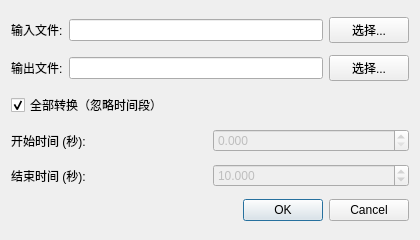
<?xml version="1.0" encoding="UTF-8"?>
<ui version="4.0">
 <class>MdfExtractDialog</class>
 <widget class="QDialog" name="MdfExtractDialog">
  <property name="geometry">
   <rect>
    <x>0</x>
    <y>0</y>
    <width>420</width>
    <height>240</height>
   </rect>
  </property>
  <property name="windowTitle">
   <string>提取 MF4 数据</string>
  </property>
  <layout class="QVBoxLayout" name="verticalLayout">
   <item>
    <layout class="QHBoxLayout" name="inputFileLayout">
     <item>
      <widget class="QLabel" name="labelInput">
       <property name="text">
        <string>输入文件:</string>
       </property>
      </widget>
     </item>
     <item>
      <widget class="QLineEdit" name="inputFileEdit"/>
     </item>
     <item>
      <widget class="QPushButton" name="selectInputFileButton">
       <property name="text">
        <string>选择...</string>
       </property>
      </widget>
     </item>
    </layout>
   </item>
   <item>
    <layout class="QHBoxLayout" name="outputFileLayout">
     <item>
      <widget class="QLabel" name="labelOutput">
       <property name="text">
        <string>输出文件:</string>
       </property>
      </widget>
     </item>
     <item>
      <widget class="QLineEdit" name="outputFileEdit"/>
     </item>
     <item>
      <widget class="QPushButton" name="selectOutputFileButton">
       <property name="text">
        <string>选择...</string>
       </property>
      </widget>
     </item>
    </layout>
   </item>
   <item>
    <widget class="QCheckBox" name="checkAllData">
     <property name="text">
      <string>全部转换（忽略时间段）</string>
     </property>
     <property name="checked">
      <bool>true</bool>
     </property>
    </widget>
   </item>
   <item>
    <layout class="QHBoxLayout" name="startTimeLayout">
     <item>
      <widget class="QLabel" name="labelStartTime">
       <property name="text">
        <string>开始时间 (秒):</string>
       </property>
      </widget>
     </item>
     <item>
      <widget class="QDoubleSpinBox" name="startTimeSpin">
       <property name="enabled">
        <bool>false</bool>
       </property>
       <property name="decimals">
        <number>3</number>
       </property>
       <property name="minimum">
        <double>0.000000000000000</double>
       </property>
       <property name="maximum">
        <double>1000000000.000000000000000</double>
       </property>
       <property name="singleStep">
        <double>0.100000000000000</double>
       </property>
       <property name="value">
        <double>0.000000000000000</double>
       </property>
      </widget>
     </item>
    </layout>
   </item>
   <item>
    <layout class="QHBoxLayout" name="endTimeLayout">
     <item>
      <widget class="QLabel" name="labelEndTime">
       <property name="text">
        <string>结束时间 (秒):</string>
       </property>
      </widget>
     </item>
     <item>
      <widget class="QDoubleSpinBox" name="endTimeSpin">
       <property name="enabled">
        <bool>false</bool>
       </property>
       <property name="decimals">
        <number>3</number>
       </property>
       <property name="minimum">
        <double>0.000000000000000</double>
       </property>
       <property name="maximum">
        <double>1000000000.000000000000000</double>
       </property>
       <property name="singleStep">
        <double>0.100000000000000</double>
       </property>
       <property name="value">
        <double>10.000000000000000</double>
       </property>
      </widget>
     </item>
    </layout>
   </item>
   <item>
    <widget class="QDialogButtonBox" name="buttonBox">
     <property name="orientation">
      <enum>Qt::Horizontal</enum>
     </property>
     <property name="standardButtons">
      <set>QDialogButtonBox::Cancel|QDialogButtonBox::Ok</set>
     </property>
    </widget>
   </item>
  </layout>
 </widget>
 <resources/>
 <connections>
  <connection>
   <sender>buttonBox</sender>
   <signal>accepted()</signal>
   <receiver>MdfExtractDialog</receiver>
   <slot>accept()</slot>
   <hints>
    <hint type="sourcelabel">
     <x>20</x>
     <y>20</y>
    </hint>
    <hint type="destinationlabel">
     <x>20</x>
     <y>20</y>
    </hint>
   </hints>
  </connection>
  <connection>
   <sender>buttonBox</sender>
   <signal>rejected()</signal>
   <receiver>MdfExtractDialog</receiver>
   <slot>reject()</slot>
   <hints>
    <hint type="sourcelabel">
     <x>20</x>
     <y>20</y>
    </hint>
    <hint type="destinationlabel">
     <x>20</x>
     <y>20</y>
    </hint>
   </hints>
  </connection>
  <connection>
   <sender>checkAllData</sender>
   <signal>toggled(bool)</signal>
   <receiver>startTimeSpin</receiver>
   <slot>setDisabled(bool)</slot>
   <hints>
    <hint type="sourcelabel">
     <x>20</x>
     <y>20</y>
    </hint>
    <hint type="destinationlabel">
     <x>20</x>
     <y>20</y>
    </hint>
   </hints>
  </connection>
  <connection>
   <sender>checkAllData</sender>
   <signal>toggled(bool)</signal>
   <receiver>endTimeSpin</receiver>
   <slot>setDisabled(bool)</slot>
   <hints>
    <hint type="sourcelabel">
     <x>20</x>
     <y>20</y>
    </hint>
    <hint type="destinationlabel">
     <x>20</x>
     <y>20</y>
    </hint>
   </hints>
  </connection>
 </connections>
</ui>
